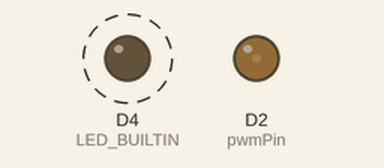
Recording of a sketch running on a simulated ESP8266 (Wemos D1 mini). Shown: output pins drawn as LEDs (lit = HIGH, except the on-board LED, lit = LOW). Dashed ring = blinking. What the sketch prints to the serial monitor is not drawn.

Above: at 0.5 s.
Timing chart, 0 to 4.6 s (numbered marks = the images above):
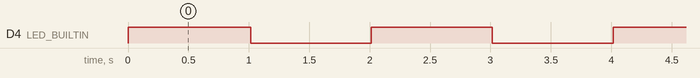

The sketch:

wemos_d1_r1_infh_5000_iot_rrng.ino
```cpp
// WeMos D1 R1
// INFH 5000 Project 42
// Internet of Things Real Random Number Generator (IoT RRNG)

// Developers: Dayou Du, Yucheng Liu
// Emails: ddu487@connect.hkust-gz.edu.cn, yliu428@connect.hkust-gz.edu.cn

// Copyright (C) 2023 Dayou Du, GNU AGPL3/3+ license.

#include <ESP8266WiFi.h>
#include <WiFiUdp.h>
#include <Ticker.h>

#define SERIAL_BAUD_RATE 115200
#define OUT_PACKET_BYTE_COUNT 2048
#define REMOTE_PORTS_COUNT 6
#define WIFI_STATUS_PRINT_INTERVAL_MS 1000

const char ssid[] = "INFH-5000-Project-42";
const char password[] = "42istheanswer";

int ledOn = 1;
const int pwmPin = D2; // 将D2引脚设置为PWM输出

IPAddress localIP(192, 168, 1, 1);
IPAddress localGateway(192, 168, 1, 1);
IPAddress localSubnet(255, 255, 255, 0);

Ticker wifiStatusPrintTicker;

WiFiUDP localUDP;
unsigned int localPort = 50420;

long packetIndex = 0;
char outPacket[OUT_PACKET_BYTE_COUNT];
IPAddress remoteIP(192, 168, 1, 255);
// unsigned int remotePorts[REMOTE_PORTS_COUNT] = { 10420, 20420, 30420, 40420, 50420, 60420 };
unsigned int remotePorts[REMOTE_PORTS_COUNT] = { 50420 };
uint8_t pwm_dir = 0;
uint32_t pwmval = 100;

void setup();
void loop();

void setupSerial();
void setupLED();
void setupWiFi();
void setupWiFiStatusPrint();
void setupUDP();
void loopUDP();
void printWiFiStatus();
void toggleLED();
void setupPwm();

void setup() {
  setupPwm();
  setupSerial();
  setupLED();
  setupWiFi();
  setupWiFiStatusPrint();
  setupUDP();
}

void loop() {
  if (WiFi.softAPgetStationNum() > 0) {
    loopUDP();  // 只有当至少有一个客户端连接时才发送UDP数据
  }
  Serial.println("Waiting for the client...");
}

void setupPwm() {
  analogWriteFreq(1000);            // 频率设置为1kHz，即周期为1ms
  analogWriteRange(1000);           // 范围设置为1000，即占空比步长为1us
  analogWrite(pwmPin, pwmval);              // GPIO2 - D4 - LED
}

void setupSerial() {
  Serial.begin(SERIAL_BAUD_RATE);
  Serial.println();
  Serial.printf("Completed setting up serial\n");
}

void setupLED() {
  pinMode(LED_BUILTIN, OUTPUT);
  digitalWrite(LED_BUILTIN, HIGH);
  Serial.printf("Completed setting up LED\n");
}

void setupWiFi() {
  Serial.printf("Will configure WiFi soft AP\n");
  bool successful = WiFi.softAPConfig(localIP, localGateway, localSubnet);
  Serial.printf(successful ? "Configuration successful\n" : "Configuration failed\n");

  Serial.printf("Will configure WiFi soft AP\n");
  // WiFi.softAP(ssid);
  // WiFi.softAP(ssid, password, channel, hidden, max_connection);
  successful = WiFi.softAP(ssid, password);
  Serial.printf(successful ? "Setup successful\n" : "Setup failed\n");

  Serial.printf("WiFi soft AP IP address: %s\n", WiFi.softAPIP().toString().c_str());
  toggleLED();
}

void setupWiFiStatusPrint() {
  wifiStatusPrintTicker.attach_ms(WIFI_STATUS_PRINT_INTERVAL_MS, printWiFiStatus);
  Serial.printf("Completed setting up WiFi status printing\n");
  toggleLED();
}

void setupUDP() {
  localUDP.begin(localPort);
  Serial.printf("Began WiFi UDP; IP: %s; Port: %d\n", WiFi.localIP().toString().c_str(), localPort);
  toggleLED();
}

int getSensor() {
  int sum = 0;
  int sensorValue = 0;
  // 连续读取10次
  for (int i = 0; i < 10; i++) {
    sensorValue = analogRead(A0); // 读取A0引脚的模拟值
    sum += sensorValue; // 将读取的值累加到sum变量中
    delay(50); // 在每次读取之间稍作延迟
  }
  int avgSensor = sum / 10;
  return avgSensor;
}

void loopUDP() {
  int avgSensor = 0;
  while (1) {
    avgSensor = getSensor();
    if (avgSensor > 0 and avgSensor != 102 and avgSensor != 204) break; // 102, 204 为经常重复的值。。
  }
  // 在串口监视器上打印平均值
  Serial.printf("Average AnalogRead: %d\n", avgSensor);

  if( pwmval <= pwmval - 50 ) pwm_dir=1;        // pwmval降低至500后，方向为递增
  if( pwmval == pwmval + 50 ) pwm_dir=0;        // pwmval递增到1000后，方向改为递减
  if(pwm_dir) pwmval++;                         // dir==1  pwmval递增
  else pwmval--;                                // dir==0  pwmval递减
  Serial.print("PWM_val: ");
  Serial.println(pwmval);                       // 打印当前PWM值
  analogWrite(pwmPin, pwmval);                  // 修改占空比


  unsigned long timeMs = millis();
  Serial.printf("Will send data packet; timeMs: %ld\n", timeMs);
  sprintf(outPacket, "packetIndex %d randomNumber %d", packetIndex, avgSensor);
  int sent;

  for (int index = 0; index < REMOTE_PORTS_COUNT; index += 1) {

    localUDP.beginPacket(remoteIP, remotePorts[index]);
    localUDP.write((const unsigned char*)outPacket, strlen(outPacket));
    sent = localUDP.endPacket();

    Serial.printf("Sent UDP packet\n");
    Serial.printf("Sent: %s; Receiver IP: %s; Receiver port: %d\n", sent ? "true" : "false", remoteIP.toString().c_str(), remotePorts[index]);
    Serial.printf("\n____ Begin packet contents ____\n");
    Serial.printf("%s\n", outPacket);
    Serial.printf("^^^^ End packet contents ^^^^\n\n");
    Serial.printf("Sent data packet\n");

    delay(200);
  }

  packetIndex += 1;
}

void printWiFiStatus() {
  Serial.printf("WiFi soft AP IP address: %s\n", WiFi.softAPIP().toString().c_str());
  toggleLED();
}

void toggleLED() {
  if (ledOn == 0) {
    digitalWrite(LED_BUILTIN, LOW);
    ledOn = 1;
  } else {
    digitalWrite(LED_BUILTIN, HIGH);
    ledOn = 0;
  }
}
```

Measured:
- by itself, D4 (LED_BUILTIN): alternates HIGH for 1.0 s and LOW for 1.0 s
